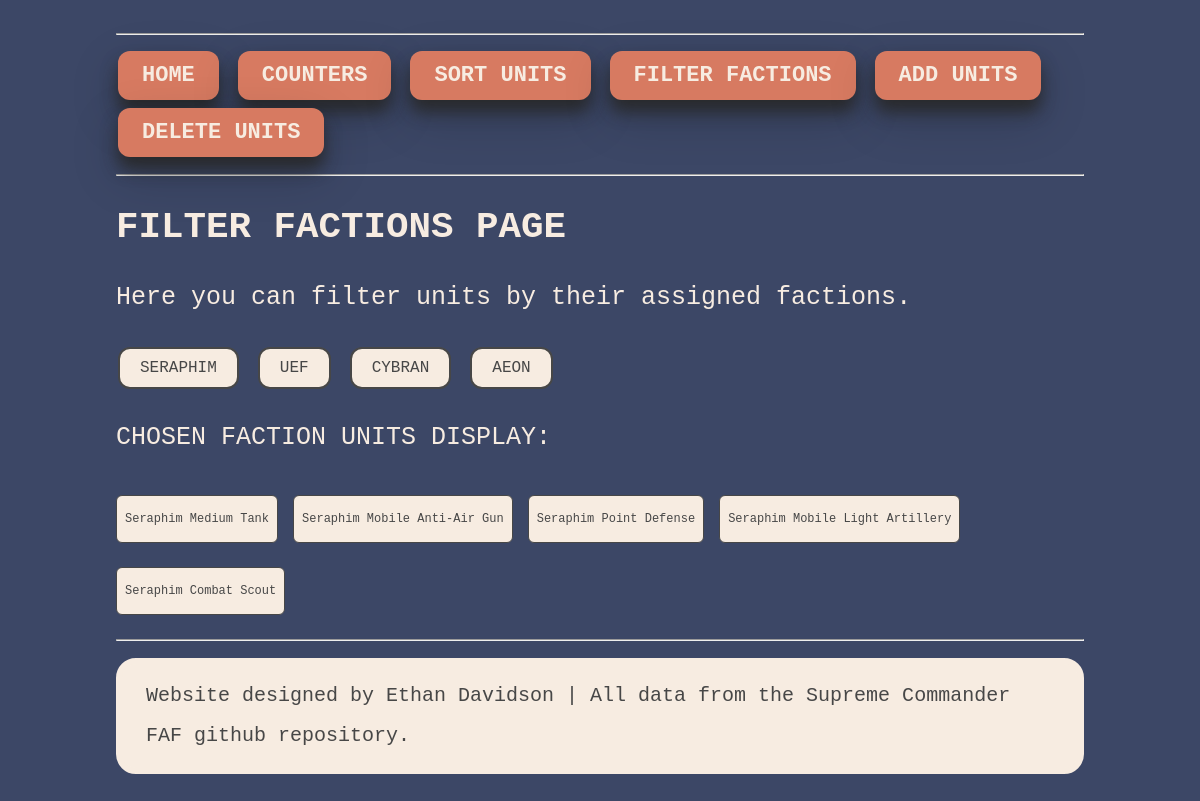
The app's page /filter_factions/0 with its own data.
### tables this page shows
CREATE TABLE Units_T1_Land (ID INTEGER PRIMARY KEY AUTOINCREMENT, Name TEXT, Health INT, DPS INT, Mass_Cost INT, Energy_Cost INT, "Range" INT, Speed INT, Faction_ID INT REFERENCES Faction (ID));

### sc_web.py (the view)
@app.route('/filter_factions/<int:fac>')
def filter_factions(fac):
	faction_column_names = ['UEF', 'Cybran', 'Aeon', 'Seraphim']
	try:
		with sqlite3.connect(TARGET_DATABASE_FILE) as connection:
			cursor = connection.cursor()
			query = """
				SELECT Units_T1_Land.Name, Units_T1_Land.Health,
				Units_T1_Land.DPS, Units_T1_Land.Mass_Cost,
				Units_T1_Land.Energy_Cost, Units_T1_Land.Range,
				Units_T1_Land.Speed, Faction.Faction_Name
				FROM Units_T1_Land JOIN Faction ON Units_T1_Land.Faction_ID=Faction.ID WHERE Faction.Faction_Name = ?;"""
			cursor.execute(query, (faction_column_names[int(fac) - 1],))
			results = cursor.fetchall()
	except:
	  	return render_template("404.html")
	return render_template('filter_factions.html', fac = fac, data=results)

### templates/filter_factions.html
{% extends "layout.html" %}
{% block content %}
		<h2> FILTER FACTIONS PAGE </h2>
        <p>Here you can filter units by their assigned factions. </p>
          <a href="/filter_factions/0">
    		<button class="button_smaller button2" type="button">SERAPHIM</button>
		</a>
		<a href="/filter_factions/1">
    		<button class="button_smaller button2" type="button">UEF</button>
		</a>
		<a href="/filter_factions/2">
    		<button class="button_smaller button2" type="button">CYBRAN</button>
		</a>
		<a href="/filter_factions/3">
    		<button class="button_smaller button2" type="button">AEON</button>
		</a>
		<p> CHOSEN FACTION UNITS DISPLAY:</p>
         {% for unit in data %}
    	 <p class="greybox" >  {{unit[0]}}</p>
    	 {% endfor %}
{% endblock %}

### static/style.css (style rules this page uses)
html, body { font-family: "Lucida Console", monospace; margin: 0rem 3rem; }
:root { --col_1: #D77A61; --col_2: #474747; --col_3: #F7ECE1; --col_4: #3c4766; --col_5: #D77A61; }
body { color: var(--col_3); font-size: 25px; line-height: 40px; text-align: left; background-color: var(--col_4); padding: 20px; }
a { color: inherit; text-decoration: inherit; }
.button_smaller { font-family: Lucida Console, monospace; border: none; border-radius: 12px; color: var(--col_2); padding: 10px 20px; text-align: center; text-decoration: none; display: inline-block; font-size: 16px; margin: 4px 2px; transition-duration: 0.4s; cursor: pointer; }
.button2 { background-color: var(--col_3); color: var(--col_2); border: 2px solid var(--col_2); }
.greybox { display: flex; display: inline-block; font-weight: lighter; font-size: 12px; color: var(--col_2); background-color: var(--col_3); padding: 3px 8px; border-style: solid; border-width: 1.5px; border-radius: 6px; }

### records on screen
Units_T1_Land: Name "Seraphim Medium Tank"
Units_T1_Land: Name "Seraphim Mobile Anti-Air Gun"
Units_T1_Land: Name "Seraphim Point Defense"
Units_T1_Land: Name "Seraphim Mobile Light Artillery"
Units_T1_Land: Name "Seraphim Combat Scout"
